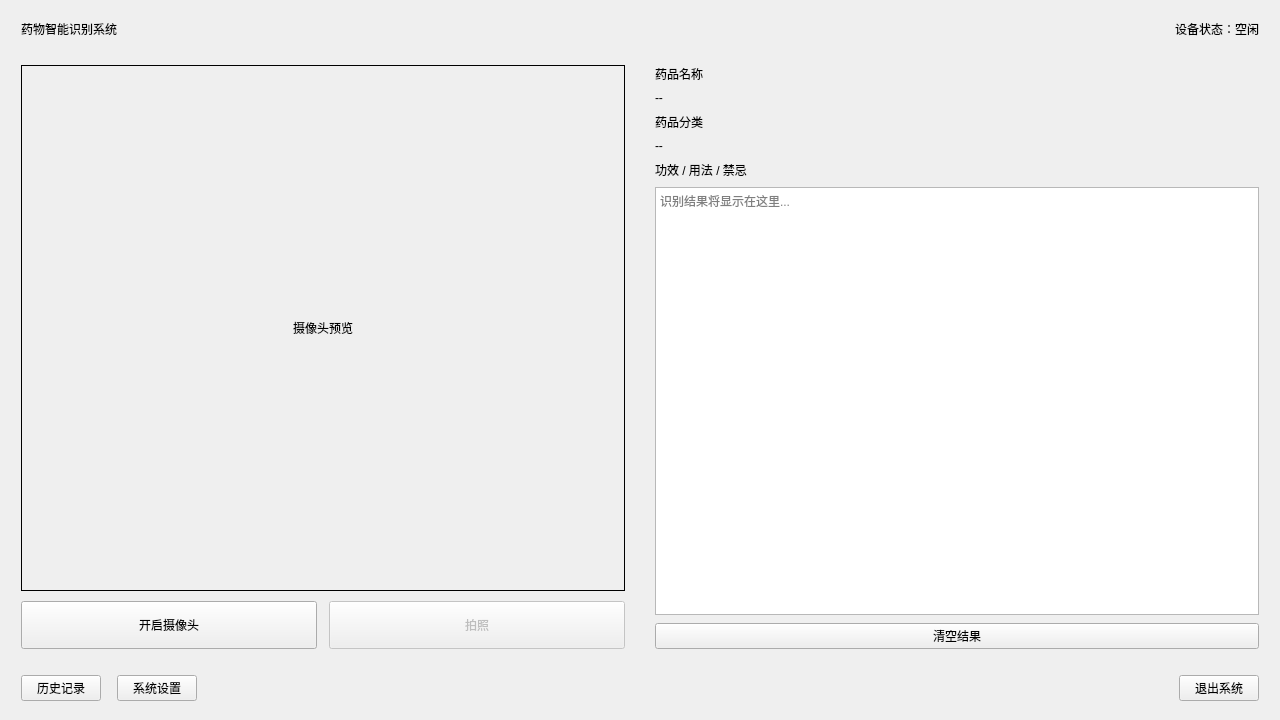
<?xml version="1.0" encoding="UTF-8"?>
<ui version="4.0">
 <class>MainWindow</class>
 <widget class="QMainWindow" name="MainWindow">
  <property name="geometry">
   <rect>
    <x>0</x>
    <y>0</y>
    <width>1280</width>
    <height>720</height>
   </rect>
  </property>
  <property name="minimumSize">
   <size>
    <width>800</width>
    <height>480</height>
   </size>
  </property>
  <property name="windowTitle">
   <string>药物智能识别系统</string>
  </property>
  <widget class="QWidget" name="centralWidget">
   <layout class="QVBoxLayout" name="rootLayout">
    <property name="spacing">
     <number>8</number>
    </property>
    <property name="leftMargin">
     <number>12</number>
    </property>
    <property name="topMargin">
     <number>10</number>
    </property>
    <property name="rightMargin">
     <number>12</number>
    </property>
    <property name="bottomMargin">
     <number>10</number>
    </property>
    <item>
     <widget class="QFrame" name="topBar">
      <property name="objectName">
       <string>topBar</string>
      </property>
      <property name="frameShape">
       <enum>QFrame::NoFrame</enum>
      </property>
      <layout class="QHBoxLayout" name="topBarLayout">
       <item>
        <widget class="QLabel" name="labelTitle">
         <property name="text">
          <string>药物智能识别系统</string>
         </property>
         <property name="objectName">
          <string>labelTitle</string>
         </property>
        </widget>
       </item>
       <item>
        <spacer name="topSpacer">
         <property name="orientation">
          <enum>Qt::Horizontal</enum>
         </property>
         <property name="sizeHint" stdset="0">
          <size>
           <width>40</width>
           <height>20</height>
          </size>
         </property>
        </spacer>
       </item>
       <item>
        <widget class="QLabel" name="labelStatus">
         <property name="text">
          <string>设备状态：空闲</string>
         </property>
         <property name="objectName">
          <string>labelStatus</string>
         </property>
         <property name="alignment">
          <set>Qt::AlignRight|Qt::AlignTrailing|Qt::AlignVCenter</set>
         </property>
        </widget>
       </item>
      </layout>
     </widget>
    </item>
    <item>
     <layout class="QHBoxLayout" name="mainSplitLayout">
      <property name="spacing">
       <number>12</number>
      </property>
      <item>
       <widget class="QFrame" name="leftPanel">
        <property name="objectName">
         <string>leftPanel</string>
        </property>
        <property name="frameShape">
         <enum>QFrame::NoFrame</enum>
        </property>
        <layout class="QVBoxLayout" name="leftPanelLayout">
         <property name="spacing">
          <number>10</number>
         </property>
         <item>
          <widget class="QLabel" name="labelPreview">
           <property name="minimumSize">
            <size>
             <width>240</width>
             <height>160</height>
            </size>
           </property>
           <property name="sizePolicy">
            <sizepolicy hsizetype="Preferred" vsizetype="Minimum">
             <horstretch>0</horstretch>
             <verstretch>0</verstretch>
            </sizepolicy>
           </property>
           <property name="frameShape">
            <enum>QFrame::Box</enum>
           </property>
           <property name="text">
            <string>摄像头预览</string>
           </property>
           <property name="alignment">
            <set>Qt::AlignCenter</set>
           </property>
           <property name="scaledContents">
            <bool>true</bool>
           </property>
           <property name="objectName">
            <string>labelPreview</string>
           </property>
          </widget>
         </item>
         <item>
          <layout class="QHBoxLayout" name="leftButtonLayout">
           <property name="spacing">
            <number>12</number>
           </property>
           <item>
            <widget class="QPushButton" name="btnOpenCamera">
             <property name="minimumSize">
              <size>
               <width>0</width>
               <height>48</height>
              </size>
             </property>
             <property name="sizePolicy">
              <sizepolicy hsizetype="Expanding" vsizetype="Fixed">
               <horstretch>0</horstretch>
               <verstretch>0</verstretch>
              </sizepolicy>
             </property>
             <property name="text">
              <string>开启摄像头</string>
             </property>
             <property name="objectName">
              <string>primaryButton</string>
             </property>
            </widget>
           </item>
           <item>
            <widget class="QPushButton" name="btnCapture">
             <property name="minimumSize">
              <size>
               <width>0</width>
               <height>48</height>
              </size>
             </property>
             <property name="sizePolicy">
              <sizepolicy hsizetype="Expanding" vsizetype="Fixed">
               <horstretch>0</horstretch>
               <verstretch>0</verstretch>
              </sizepolicy>
             </property>
             <property name="enabled">
              <bool>false</bool>
             </property>
             <property name="text">
              <string>拍照</string>
             </property>
             <property name="objectName">
              <string>primaryButton</string>
             </property>
            </widget>
           </item>
          </layout>
         </item>
        </layout>
       </widget>
      </item>
      <item>
       <widget class="QFrame" name="rightPanel">
        <property name="objectName">
         <string>rightPanel</string>
        </property>
        <property name="frameShape">
         <enum>QFrame::NoFrame</enum>
        </property>
        <layout class="QVBoxLayout" name="rightPanelLayout">
         <property name="spacing">
          <number>8</number>
         </property>
         <item>
          <widget class="QLabel" name="labelDrugNameTitle">
           <property name="text">
            <string>药品名称</string>
           </property>
          </widget>
         </item>
         <item>
          <widget class="QLabel" name="labelDrugName">
           <property name="text">
            <string>--</string>
           </property>
           <property name="objectName">
            <string>labelDrugName</string>
           </property>
          </widget>
         </item>
         <item>
          <widget class="QLabel" name="labelCategoryTitle">
           <property name="text">
            <string>药品分类</string>
           </property>
          </widget>
         </item>
         <item>
          <widget class="QLabel" name="labelCategory">
           <property name="text">
            <string>--</string>
           </property>
           <property name="objectName">
            <string>labelCategory</string>
           </property>
          </widget>
         </item>
         <item>
          <widget class="QLabel" name="labelDetailTitle">
           <property name="text">
            <string>功效 / 用法 / 禁忌</string>
           </property>
          </widget>
         </item>
         <item>
          <widget class="QTextEdit" name="textEditResult">
           <property name="readOnly">
            <bool>true</bool>
           </property>
           <property name="placeholderText">
            <string>识别结果将显示在这里...</string>
           </property>
           <property name="objectName">
            <string>textEditResult</string>
           </property>
          </widget>
         </item>
         <item>
          <widget class="QPushButton" name="btnClearResult">
           <property name="text">
            <string>清空结果</string>
           </property>
           <property name="objectName">
            <string>secondaryButton</string>
           </property>
          </widget>
         </item>
        </layout>
       </widget>
      </item>
     </layout>
    </item>
    <item>
     <widget class="QFrame" name="bottomBar">
      <property name="objectName">
       <string>bottomBar</string>
      </property>
      <property name="frameShape">
       <enum>QFrame::NoFrame</enum>
      </property>
      <layout class="QHBoxLayout" name="bottomBarLayout">
       <property name="spacing">
        <number>16</number>
       </property>
       <item>
        <widget class="QPushButton" name="btnHistory">
         <property name="text">
          <string>历史记录</string>
         </property>
         <property name="objectName">
          <string>bottomButton</string>
         </property>
        </widget>
       </item>
       <item>
        <widget class="QPushButton" name="btnSettings">
         <property name="text">
          <string>系统设置</string>
         </property>
         <property name="objectName">
          <string>bottomButton</string>
         </property>
        </widget>
       </item>
       <item>
        <spacer name="bottomSpacer">
         <property name="orientation">
          <enum>Qt::Horizontal</enum>
         </property>
         <property name="sizeHint" stdset="0">
          <size>
           <width>40</width>
           <height>20</height>
          </size>
         </property>
        </spacer>
       </item>
       <item>
        <widget class="QPushButton" name="btnExit">
         <property name="text">
          <string>退出系统</string>
         </property>
         <property name="objectName">
          <string>dangerButton</string>
         </property>
        </widget>
       </item>
      </layout>
     </widget>
    </item>
   </layout>
  </widget>
 </widget>
 <resources/>
 <connections/>
</ui>
